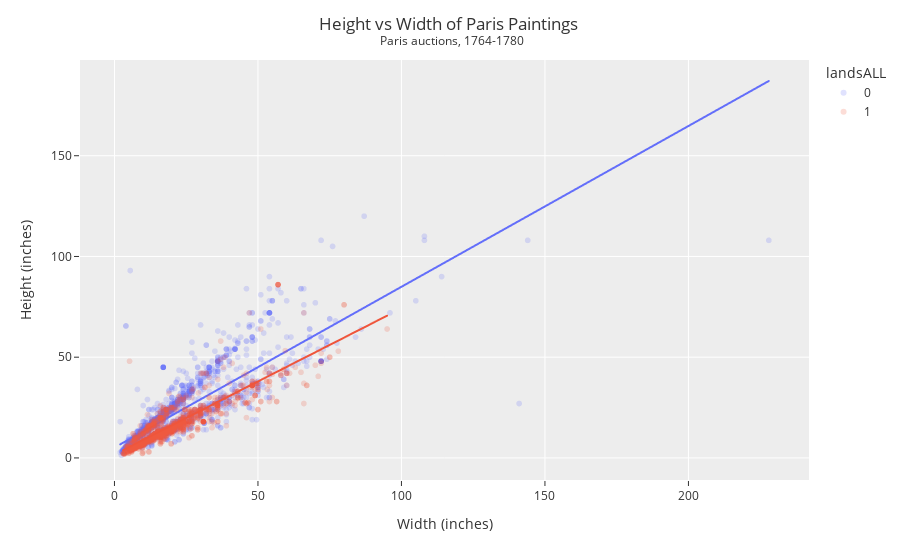

Write notebook code for a chart like this one.
### Markdown cell above
So the line that "fits" this data based on the code we ran is

$$ H = 0.7808 W + 3.6214 $$

**Q4** Where do we think this prediction is most accurate? Where is there the most error? Explain why you think this?

The prediction is most accurate where there is the most amount of data points, that is near the origin as the majority of the data points appear here. Further, the data points here are very clustered but as height and width increases the data points become less clustered indicating greater uncertainity. When there is less data points and they are not as clustered non-linear trends may not be captured and greater deviations of data points from the trendline occur.

### Code cell
# Example Code Trendline with Categories

DF['landsALL'] = DF['landsALL'].apply(lambda x: str(x))

fig = px.scatter(DF,
                 x='Width_in',
                 y="Height_in",
                 color='landsALL',
                 opacity=0.2,
                 trendline='ols')

fig.update_layout(template="ggplot2",
                  title='Height vs Width of Paris Paintings <br><sup> Paris auctions, 1764-1780</sup>',
                  title_x=0.5,
                  xaxis_title="Width (inches)",
                  yaxis_title="Height (inches)")

fig.show()

### Figure 1 — Plotly figure (JSON) as saved in the notebook; plotly's stock layout.template omitted (floating-point values rounded to 4 significant figures; data arrays with more than 128 entries replaced by an {"elided": "..."} marker saying what was removed)
{"data": [{"hovertemplate": "landsALL=0<br>Width_in=%{x}<br>Height_in=%{y}<extra></extra>", "legendgroup": "0", "marker": {"color": "#636efa", "opacity": 0.2, "symbol": "circle"}, "mode": "markers", "name": "0", "showlegend": true, "type": "scattergl", "x": {"elided": "2119 float values"}, "xaxis": "x", "y": {"elided": "2119 float values"}, "yaxis": "y"}, {"hovertemplate": "<b>OLS trendline</b><br>Height_in = 0.798026 * Width_in + 5.14534<br>R<sup>2</sup>=0.685222<br><br>landsALL=0<br>Width_in=%{x}<br>Height_in=%{y} <b>(trend)</b><extra></extra>", "legendgroup": "0", "marker": {"color": "#636efa", "symbol": "circle"}, "mode": "lines", "name": "0", "showlegend": false, "type": "scattergl", "x": {"elided": "1945 float values"}, "xaxis": "x", "y": {"elided": "1945 float values"}, "yaxis": "y"}, {"hovertemplate": "landsALL=1<br>Width_in=%{x}<br>Height_in=%{y}<extra></extra>", "legendgroup": "1", "marker": {"color": "#EF553B", "opacity": 0.2, "symbol": "circle"}, "mode": "markers", "name": "1", "showlegend": true, "type": "scattergl", "x": {"elided": "1274 float values"}, "xaxis": "x", "y": {"elided": "1274 float values"}, "yaxis": "y"}, {"hovertemplate": "<b>OLS trendline</b><br>Height_in = 0.725527 * Width_in + 1.68002<br>R<sup>2</sup>=0.751025<br><br>landsALL=1<br>Width_in=%{x}<br>Height_in=%{y} <b>(trend)</b><extra></extra>", "legendgroup": "1", "marker": {"color": "#EF553B", "symbol": "circle"}, "mode": "lines", "name": "1", "showlegend": false, "type": "scattergl", "x": {"elided": "1190 float values"}, "xaxis": "x", "y": {"elided": "1190 float values"}, "yaxis": "y"}], "layout": {"legend": {"title": {"text": "landsALL"}, "tracegroupgap": 0}, "margin": {"t": 60}, "title": {"text": "Height vs Width of Paris Paintings <br><sup> Paris auctions, 1764-1780</sup>", "x": 0.5}, "xaxis": {"anchor": "y", "domain": [0, 1], "title": {"text": "Width (inches)"}}, "yaxis": {"anchor": "x", "domain": [0, 1], "title": {"text": "Height (inches)"}}}}
